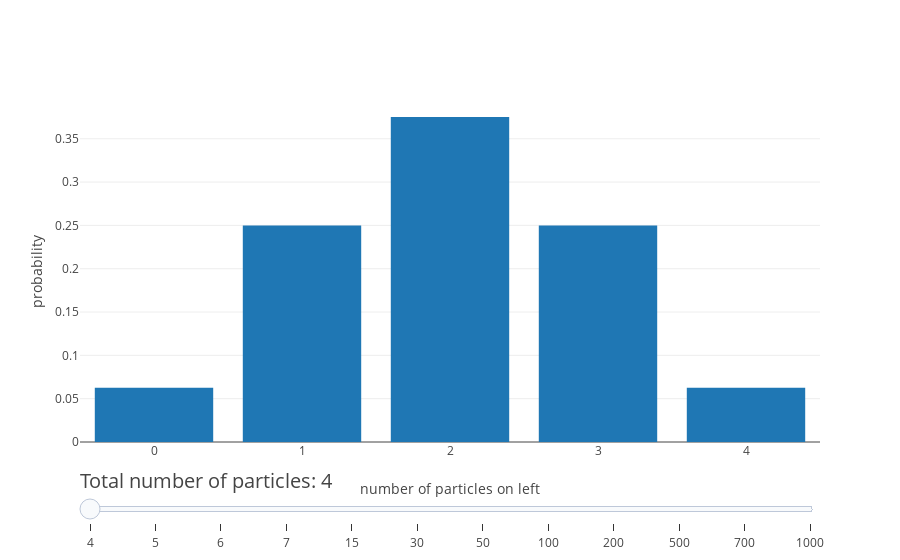

The notebook cell saved with this chart:
### Code cell
# 计算 n 个分子在左侧的概率（二项分布）
def left(n):
    lr = []
    for i in range(n+1):
        lr.append(comb(n,i))
    lr = np.array(lr)
    return lr/lr.sum()

# 画图每一帧的图
def change_example(n,v):
    trace1 = go.Bar(
            x=np.arange(n+1),
            y=left(n),visible = v, name = str(n))
    return [trace1]

# 生成 len(s) 帧
data = []
steps = []
# 设置每一帧有多少粒子
num_particles=[4,5,6,7,15,30,50,100,200,500,700,1000]

for i,n in enumerate(num_particles):
    if n !=num_particles[0]:
        v = False
    else:
        v = True
    data+=change_example(n,v)
    step = dict(
        method = 'restyle',  
        args = ['visible', [False] * len(num_particles)], # 不可视其他帧
        label=n
    )
    step['args'][1][i] = True # 可视第 i 帧
    steps.append(step)

sliders = [dict(currentvalue = {'font': {'size': 20},
                                'prefix': 'Total number of particles: '},
                steps = steps)]

        
layout = dict(sliders=sliders,
    xaxis={
        'title':'number of particles on left'
    },
    yaxis={
        'title': 'probability'
    },)
fig = dict(data=data, layout=layout)
plotly.offline.iplot(fig)

#py.iplot(fig, filename='distribution of particles')

### Figure 1 — Plotly figure (JSON) as saved in the notebook; plotly's stock layout.template omitted (floating-point values rounded to 4 significant figures; data arrays with more than 128 entries replaced by an {"elided": "..."} marker saying what was removed)
{"data": [{"name": "4", "type": "bar", "uid": "c7904ae8-caad-4e41-bc92-1066d636875a", "visible": true, "x": [0, 1, 2, 3, 4], "y": [0.0625, 0.25, 0.375, 0.25, 0.0625]}, {"name": "5", "type": "bar", "uid": "9d181a38-4ec3-4b1a-9d64-6ab0ce3cfbdc", "visible": false, "x": [0, 1, 2, 3, 4, 5], "y": [0.03125, 0.1562, 0.3125, 0.3125, 0.1562, 0.03125]}, {"name": "6", "type": "bar", "uid": "6cd4ac2c-3e0a-43d2-a7ea-a32200118996", "visible": false, "x": [0, 1, 2, 3, 4, 5, 6], "y": [0.01562, 0.09375, 0.2344, 0.3125, 0.2344, 0.09375, 0.01562]}, {"name": "7", "type": "bar", "uid": "418c8771-be39-4947-bd6d-2a9b17931baa", "visible": false, "x": [0, 1, 2, 3, 4, 5, 6, 7], "y": [0.007812, 0.05469, 0.1641, 0.2734, 0.2734, 0.1641, 0.05469, 0.007812]}, {"name": "15", "type": "bar", "uid": "d1c0b503-8044-408f-a33d-cacd474de4aa", "visible": false, "x": [0, 1, 2, 3, 4, 5, 6, 7, 8, 9, 10, 11, 12, 13, 14, 15], "y": [3.052e-05, 0.0004578, 0.003204, 0.01389, 0.04166, 0.09164, 0.1527, 0.1964, 0.1964, 0.1527, 0.09164, 0.04166, 0.01389, 0.003204, 0.0004578, 3.052e-05]}, {"name": "30", "type": "bar", "uid": "edf61ab2-f1a0-4f6d-a4f3-afdd1359b34c", "visible": false, "x": [0, 1, 2, 3, 4, 5, 6, 7, 8, 9, 10, 11, 12, 13, 14, 15, 16, 17, 18, 19, 20, 21, 22, 23, 24, 25, 26, 27, 28, 29, 30], "y": [9.313e-10, 2.794e-08, 4.051e-07, 3.781e-06, 2.552e-05, 0.0001327, 0.000553, 0.001896, 0.005451, 0.01332, 0.02798, 0.05088, 0.08055, 0.1115, 0.1354, 0.1445, 0.1354, 0.1115, 0.08055, 0.05088, 0.02798, 0.01332, 0.005451, 0.001896, 0.000553, 0.0001327, 2.552e-05, 3.781e-06, 4.051e-07, 2.794e-08, 9.313e-10]}, {"name": "50", "type": "bar", "uid": "ba828226-9f2d-4c0b-b69f-8a74a5945d49", "visible": false, "x": [0, 1, 2, 3, 4, 5, 6, 7, 8, 9, 10, 11, 12, 13, 14, 15, 16, 17, 18, 19, 20, 21, 22, 23, 24, 25, 26, 27, 28, 29, 30, 31, 32, 33, 34, 35, 36, 37, 38, 39, 40, 41, 42, 43, 44, 45, 46, 47, 48, 49, 50], "y": [8.882e-16, 4.441e-14, 1.088e-12, 1.741e-11, 2.045e-10, 1.882e-09, 1.411e-08, 8.872e-08, 4.768e-07, 2.225e-06, 9.124e-06, 3.318e-05, 0.0001078, 0.0003152, 0.000833, 0.001999, 0.004373, 0.008746, 0.01603, 0.02701, 0.04186, 0.0598, 0.07883, 0.09596, 0.108, 0.1123, 0.108, 0.09596, 0.07883, 0.0598, 0.04186, 0.02701, 0.01603, 0.008746, 0.004373, 0.001999, 0.000833, 0.0003152, 0.0001078, 3.318e-05, 9.124e-06, 2.225e-06, 4.768e-07, 8.872e-08, 1.411e-08, 1.882e-09, 2.045e-10, 1.741e-11, 1.088e-12, 4.441e-14, 8.882e-16]}, {"name": "100", "type": "bar", "uid": "e339fd0e-78e3-4887-9500-3d361d945eb2", "visible": false, "x": [0, 1, 2, 3, 4, 5, 6, 7, 8, 9, 10, 11, 12, 13, 14, 15, 16, 17, 18, 19, 20, 21, 22, 23, 24, 25, 26, 27, 28, 29, 30, 31, 32, 33, 34, 35, 36, 37, 38, 39, 40, 41, 42, 43, 44, 45, 46, 47, 48, 49, 50, 51, 52, 53, 54, 55, 56, 57, 58, 59, 60, 61, 62, 63, 64, 65, 66, 67, 68, 69, 70, 71, 72, 73, 74, 75, 76, 77, 78, 79, 80, 81, 82, 83, 84, 85, 86, 87, 88, 89, 90, 91, 92, 93, 94, 95, 96, 97, 98, 99, 100], "y": [7.889e-31, 7.889e-29, 3.905e-27, 1.276e-25, 3.093e-24, 5.939e-23, 9.404e-22, 1.263e-20, 1.468e-19, 1.501e-18, 1.366e-17, 1.117e-16, 8.286e-16, 5.609e-15, 3.486e-14, 1.998e-13, 1.062e-12, 5.246e-12, 2.419e-11, 1.044e-10, 4.228e-10, 1.611e-09, 5.784e-09, 1.962e-08, 6.293e-08, 1.913e-07, 5.519e-07, 1.513e-06, 3.943e-06, 9.79e-06, 2.317e-05, 5.232e-05, 0.0001128, 0.0002325, 0.0004581, 0.0008639, 0.00156, 0.002698, 0.004473, 0.007111, 0.01084, 0.01587, 0.02229, 0.03007, 0.03895, 0.04847, 0.05796, 0.06659, 0.07353, 0.07803, 0.07959, 0.07803, 0.07353, 0.06659, 0.05796, 0.04847, 0.03895, 0.03007, 0.02229, 0.01587, 0.01084, 0.007111, 0.004473, 0.002698, 0.00156, 0.0008639, 0.0004581, 0.0002325, 0.0001128, 5.232e-05, 2.317e-05, 9.79e-06, 3.943e-06, 1.513e-06, 5.519e-07, 1.913e-07, 6.293e-08, 1.962e-08, 5.784e-09, 1.611e-09, 4.228e-10, 1.044e-10, 2.419e-11, 5.246e-12, 1.062e-12, 1.998e-13, 3.486e-14, 5.609e-15, 8.286e-16, 1.117e-16, 1.366e-17, 1.501e-18, 1.468e-19, 1.263e-20, 9.404e-22, 5.939e-23, 3.093e-24, 1.276e-25, 3.905e-27, 7.889e-29, 7.889e-31]}, {"name": "200", "type": "bar", "uid": "941fcabc-4fe3-41f0-8879-2f670c8d9922", "visible": false, "x": {"elided": "201 int values"}, "y": {"elided": "201 float values"}}, {"name": "500", "type": "bar", "uid": "1cfa5041-8407-40fe-b12d-68590edfb76e", "visible": false, "x": {"elided": "501 int values"}, "y": {"elided": "501 float values"}}, {"name": "700", "type": "bar", "uid": "363899dd-73f7-4555-8c89-06ba79777071", "visible": false, "x": {"elided": "701 int values"}, "y": {"elided": "701 float values"}}, {"name": "1000", "type": "bar", "uid": "44dcf25e-6ead-47b4-91d1-a5ac59ae33bd", "visible": false, "x": {"elided": "1001 int values"}, "y": {"elided": "1001 float values"}}], "layout": {"sliders": [{"currentvalue": {"font": {"size": 20}, "prefix": "Total number of particles: "}, "steps": [{"args": ["visible", [true, false, false, false, false, false, false, false, false, false, false, false]], "label": "4", "method": "restyle"}, {"args": ["visible", [false, true, false, false, false, false, false, false, false, false, false, false]], "label": "5", "method": "restyle"}, {"args": ["visible", [false, false, true, false, false, false, false, false, false, false, false, false]], "label": "6", "method": "restyle"}, {"args": ["visible", [false, false, false, true, false, false, false, false, false, false, false, false]], "label": "7", "method": "restyle"}, {"args": ["visible", [false, false, false, false, true, false, false, false, false, false, false, false]], "label": "15", "method": "restyle"}, {"args": ["visible", [false, false, false, false, false, true, false, false, false, false, false, false]], "label": "30", "method": "restyle"}, {"args": ["visible", [false, false, false, false, false, false, true, false, false, false, false, false]], "label": "50", "method": "restyle"}, {"args": ["visible", [false, false, false, false, false, false, false, true, false, false, false, false]], "label": "100", "method": "restyle"}, {"args": ["visible", [false, false, false, false, false, false, false, false, true, false, false, false]], "label": "200", "method": "restyle"}, {"args": ["visible", [false, false, false, false, false, false, false, false, false, true, false, false]], "label": "500", "method": "restyle"}, {"args": ["visible", [false, false, false, false, false, false, false, false, false, false, true, false]], "label": "700", "method": "restyle"}, {"args": ["visible", [false, false, false, false, false, false, false, false, false, false, false, true]], "label": "1000", "method": "restyle"}]}], "xaxis": {"title": {"text": "number of particles on left"}}, "yaxis": {"title": {"text": "probability"}}}}
